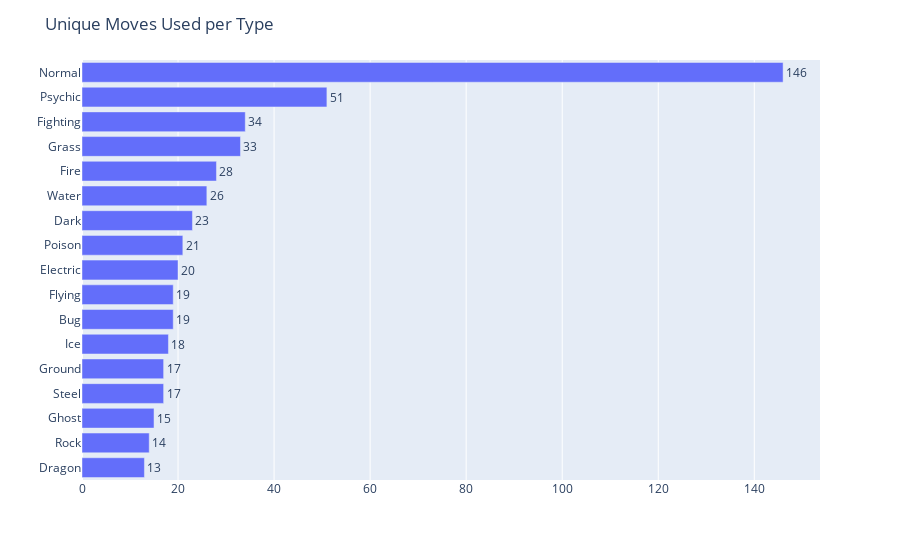

Notebook cell for this chart:
### Markdown cell above
Make a horizontal bar graph showing unique moves used per Type

### Code cell
df_hgraph = df.groupby("Type")["Used"].count().reset_index()
sorted_df = df_hgraph.sort_values("Used", ascending=True)

# Vertical bar graph using Matplotlib
plt.barh(sorted_df["Type"], sorted_df["Used"])
for i, value in enumerate(sorted_df["Used"]):
    plt.text(value, i, str(value), ha="left", va="center")
plt.title("Unique Moves Used per Type")
plt.show()

# Vertical bar graph using Plotly
fig = px.bar(sorted_df, x="Used", y="Type", orientation="h")
fig.update_traces(text=sorted_df["Used"], textposition="outside")
fig.update_layout(
    xaxis_title = "",
    yaxis_title = "",
    title="Unique Moves Used per Type"
)
fig.show()

### Figure 1 — Plotly figure (JSON) as saved in the notebook; plotly's stock layout.template omitted (floating-point values rounded to 4 significant figures)
{"data": [{"alignmentgroup": "True", "hovertemplate": "Used=%{x}<br>Type=%{y}<extra></extra>", "legendgroup": "", "marker": {"color": "#636efa", "pattern": {"shape": ""}}, "name": "", "offsetgroup": "", "orientation": "h", "showlegend": false, "text": [13, 14, 15, 17, 17, 18, 19, 19, 20, 21, 23, 26, 28, 33, 34, 51, 146], "textposition": "outside", "type": "bar", "x": [13, 14, 15, 17, 17, 18, 19, 19, 20, 21, 23, 26, 28, 33, 34, 51, 146], "xaxis": "x", "y": ["Dragon", "Rock", "Ghost", "Steel", "Ground", "Ice", "Bug", "Flying", "Electric", "Poison", "Dark", "Water", "Fire", "Grass", "Fighting", "Psychic", "Normal"], "yaxis": "y"}], "layout": {"barmode": "relative", "legend": {"tracegroupgap": 0}, "margin": {"t": 60}, "title": {"text": "Unique Moves Used per Type"}, "xaxis": {"anchor": "y", "domain": [0, 1], "title": {"text": ""}}, "yaxis": {"anchor": "x", "domain": [0, 1], "title": {"text": ""}}}}
